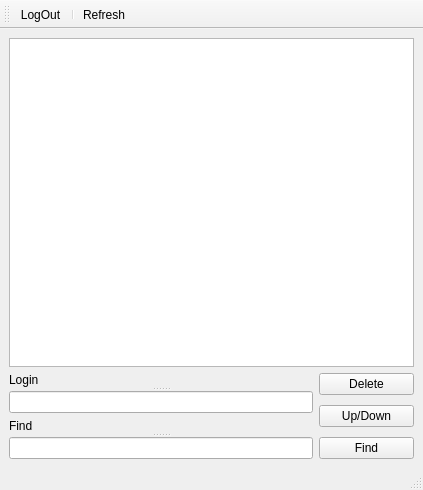
<?xml version="1.0" encoding="UTF-8"?>
<ui version="4.0">
 <class>AdminWindow</class>
 <widget class="QMainWindow" name="AdminWindow">
  <property name="geometry">
   <rect>
    <x>0</x>
    <y>0</y>
    <width>423</width>
    <height>490</height>
   </rect>
  </property>
  <property name="windowTitle">
   <string>MainWindow</string>
  </property>
  <widget class="QWidget" name="centralwidget">
   <layout class="QGridLayout" name="gridLayout">
    <item row="0" column="0" colspan="2">
     <widget class="QTableView" name="tableView">
      <attribute name="verticalHeaderVisible">
       <bool>false</bool>
      </attribute>
     </widget>
    </item>
    <item row="1" column="0" rowspan="2">
     <widget class="QSplitter" name="splitter_6">
      <property name="orientation">
       <enum>Qt::Vertical</enum>
      </property>
      <widget class="QLabel" name="label_4">
       <property name="text">
        <string>Login</string>
       </property>
      </widget>
      <widget class="QLineEdit" name="lineEdit_3">
       <property name="maximumSize">
        <size>
         <width>16777215</width>
         <height>22</height>
        </size>
       </property>
      </widget>
     </widget>
    </item>
    <item row="1" column="1">
     <widget class="QPushButton" name="pushButton">
      <property name="maximumSize">
       <size>
        <width>95</width>
        <height>60</height>
       </size>
      </property>
      <property name="text">
       <string>Delete</string>
      </property>
     </widget>
    </item>
    <item row="2" column="1" rowspan="2">
     <widget class="QPushButton" name="pushButton_3">
      <property name="text">
       <string>Up/Down</string>
      </property>
     </widget>
    </item>
    <item row="3" column="0" rowspan="2">
     <widget class="QSplitter" name="splitter_4">
      <property name="orientation">
       <enum>Qt::Vertical</enum>
      </property>
      <widget class="QSplitter" name="splitter_8">
       <property name="orientation">
        <enum>Qt::Vertical</enum>
       </property>
       <widget class="QLabel" name="label">
        <property name="text">
         <string>Find</string>
        </property>
       </widget>
       <widget class="QSplitter" name="splitter">
        <property name="orientation">
         <enum>Qt::Horizontal</enum>
        </property>
        <widget class="QLineEdit" name="lineEdit"/>
       </widget>
      </widget>
     </widget>
    </item>
    <item row="4" column="1">
     <widget class="QPushButton" name="pushButton_2">
      <property name="maximumSize">
       <size>
        <width>95</width>
        <height>50</height>
       </size>
      </property>
      <property name="text">
       <string>Find</string>
      </property>
     </widget>
    </item>
   </layout>
   <widget class="QSplitter" name="splitter_5">
    <property name="geometry">
     <rect>
      <x>11</x>
      <y>215</y>
      <width>16</width>
      <height>0</height>
     </rect>
    </property>
    <property name="orientation">
     <enum>Qt::Vertical</enum>
    </property>
    <widget class="QSplitter" name="splitter_9">
     <property name="orientation">
      <enum>Qt::Vertical</enum>
     </property>
    </widget>
   </widget>
  </widget>
  <widget class="QMenuBar" name="menubar">
   <property name="geometry">
    <rect>
     <x>0</x>
     <y>0</y>
     <width>423</width>
     <height>26</height>
    </rect>
   </property>
  </widget>
  <widget class="QStatusBar" name="statusbar"/>
  <widget class="QToolBar" name="toolBar">
   <property name="windowTitle">
    <string>toolBar</string>
   </property>
   <attribute name="toolBarArea">
    <enum>TopToolBarArea</enum>
   </attribute>
   <attribute name="toolBarBreak">
    <bool>false</bool>
   </attribute>
   <addaction name="actionLogOut"/>
   <addaction name="separator"/>
   <addaction name="actionRefresh"/>
  </widget>
  <action name="actionLogOut">
   <property name="text">
    <string>LogOut</string>
   </property>
  </action>
  <action name="actionRefresh">
   <property name="text">
    <string>Refresh</string>
   </property>
  </action>
  <action name="actionDelete">
   <property name="text">
    <string>Delete</string>
   </property>
  </action>
 </widget>
 <resources/>
 <connections/>
</ui>
